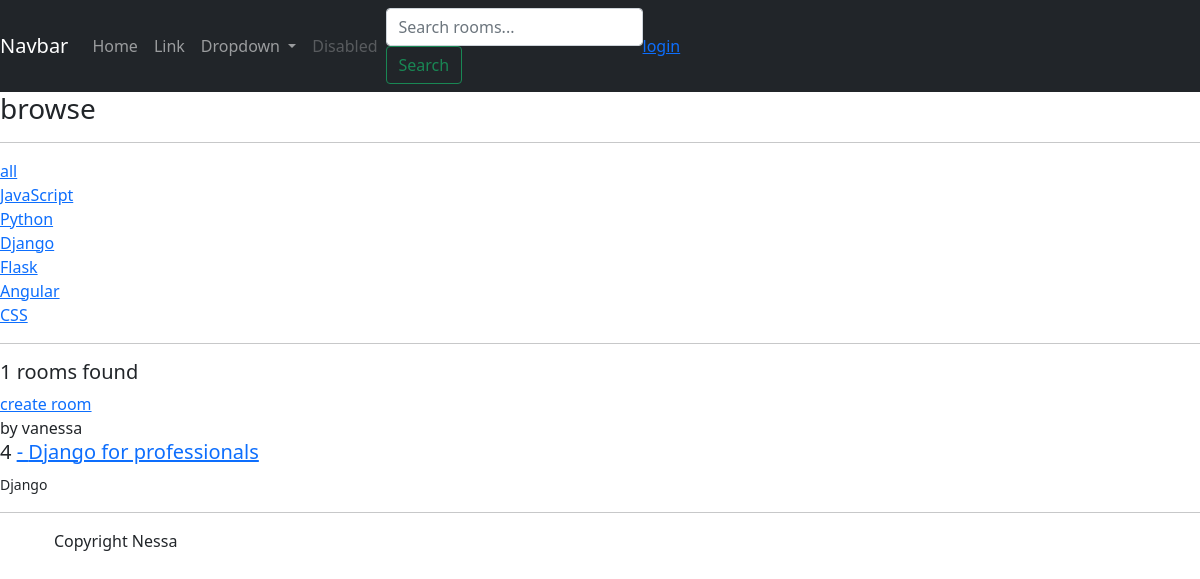
Screenshot of /?q=Django with the database file from the repository.
### chatapp/models.py (models this page shows, shortened)
class Topic(models.Model):
    name=models.CharField(max_length=100)

class Room(models.Model):
    name = models.CharField(max_length=50)
    description= models.TextField(null=True, blank=True)
    host=models.ForeignKey(User, on_delete=models.SET_NULL, null=True)
    topic=models.ForeignKey(Topic, on_delete=models.SET_NULL, null=True)
    updated=models.DateTimeField(auto_now=True)
    created=models.DateTimeField(auto_now_add=True)
    class Meta:
        ordering = ['-updated', '-created']

### chatapp/views.py (the view)
# urls.py: path('', views.home, name='home'),
def home(request):
    q = request.GET.get('q') if request.GET.get('q') != None else ''
    rooms = Room.objects.filter(
    Q(topic__name__icontains=q)|
    Q(name__icontains=q)|
    Q(description__icontains=q))
    topics = Topic.objects.all()
    room_count = rooms.count()
    context = {'rooms':rooms, 'topics':topics, 'room_count':room_count}
    return render(request, 'chatapp/home.html', context)

### chatapp/templates/chatapp/home.html (shortened to what this page needs)
{% extends 'base.html' %}
{% block content %}
<div class='home-container'>
    <div>
        <h3>browse</h3>
        <hr>
        <div>
            <a href="{% url 'home' %}">all</a>
        </div>
        {% for topic in topics %}
        <div>
            <a href="{% url 'home' %}?q={{topic.name}}">{{topic.name}}</a>
        </div>
        {% endfor %}
    </div>
    <hr>
    <div>
        <h5>{{room_count}} rooms found</h5>
        <a href="{% url 'create-room' %}">create room</a>
            <div>
                {% for room in rooms %}
                    <div>
                        <span>by {{room.host.username}}</span>
                        <h5>
                            {{room.id}} <a href="{% url 'room' room.id %}"> - {{room.name}}</a>
                        </h5>
                        <small>{{room.topic.name}}</small>
                        <hr>
                    </div>
                {% endfor %}
            </div>
    </div>
</div>
{% endblock content %}

### chatapp/templates/chatapp/home.html (style rules this page uses)
.home-container { display: grid; grid-template-column: 1fr 3fr; }

### rows the page displays
Topic: name "JavaScript"
Topic: name "Python"
Topic: name "Django"
Topic: name "Flask"
Topic: name "Angular"
Topic: name "CSS"
Room: host.username "vanessa", id "4", name "Django for professionals", topic.name "Django"

### other values shown
{{ room_count }} "1"
